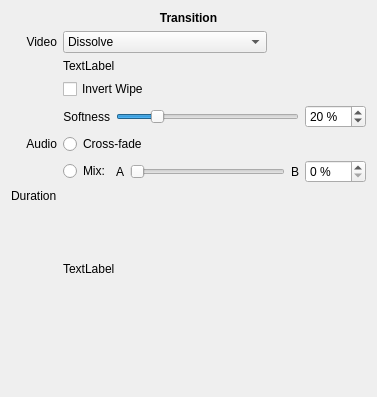
<?xml version="1.0" encoding="UTF-8"?>
<ui version="4.0">
 <class>LumaMixTransition</class>
 <widget class="QWidget" name="LumaMixTransition">
  <property name="geometry">
   <rect>
    <x>0</x>
    <y>0</y>
    <width>377</width>
    <height>397</height>
   </rect>
  </property>
  <property name="windowTitle">
   <string>Form</string>
  </property>
  <layout class="QVBoxLayout" name="verticalLayout">
   <item>
    <widget class="QLabel" name="label_2">
     <property name="font">
      <font>
       <weight>75</weight>
       <bold>true</bold>
      </font>
     </property>
     <property name="text">
      <string>Transition</string>
     </property>
     <property name="alignment">
      <set>Qt::AlignCenter</set>
     </property>
    </widget>
   </item>
   <item>
    <layout class="QGridLayout" name="gridLayout">
     <item row="0" column="0">
      <widget class="QLabel" name="label">
       <property name="text">
        <string>Video</string>
       </property>
       <property name="alignment">
        <set>Qt::AlignRight|Qt::AlignTrailing|Qt::AlignVCenter</set>
       </property>
      </widget>
     </item>
     <item row="0" column="1">
      <layout class="QHBoxLayout" name="horizontalLayout" stretch="0,1">
       <item>
        <widget class="QComboBox" name="lumaCombo">
         <property name="sizePolicy">
          <sizepolicy hsizetype="MinimumExpanding" vsizetype="Fixed">
           <horstretch>0</horstretch>
           <verstretch>0</verstretch>
          </sizepolicy>
         </property>
         <item>
          <property name="text">
           <string>Dissolve</string>
          </property>
         </item>
         <item>
          <property name="text">
           <string>Cut</string>
          </property>
         </item>
         <item>
          <property name="text">
           <string>Bar Horizontal</string>
          </property>
         </item>
         <item>
          <property name="text">
           <string>Bar Vertical</string>
          </property>
         </item>
         <item>
          <property name="text">
           <string>Barn Door Horizontal</string>
          </property>
         </item>
         <item>
          <property name="text">
           <string>Barn Door Vertical</string>
          </property>
         </item>
         <item>
          <property name="text">
           <string>Barn Door Diagonal SW-NE</string>
          </property>
         </item>
         <item>
          <property name="text">
           <string>Barn Door Diagonal NW-SE</string>
          </property>
         </item>
         <item>
          <property name="text">
           <string>Diagonal Top Left</string>
          </property>
         </item>
         <item>
          <property name="text">
           <string>Diagonal Top Right</string>
          </property>
         </item>
         <item>
          <property name="text">
           <string>Matrix Waterfall Horizontal</string>
          </property>
         </item>
         <item>
          <property name="text">
           <string>Matrix Waterfall Vertical</string>
          </property>
         </item>
         <item>
          <property name="text">
           <string>Matrix Snake Horizontal</string>
          </property>
         </item>
         <item>
          <property name="text">
           <string>Matrix Snake Parallel Horizontal</string>
          </property>
         </item>
         <item>
          <property name="text">
           <string>Matrix Snake Vertical</string>
          </property>
         </item>
         <item>
          <property name="text">
           <string>Matrix Snake Parallel Vertical</string>
          </property>
         </item>
         <item>
          <property name="text">
           <string>Barn V Up</string>
          </property>
         </item>
         <item>
          <property name="text">
           <string>Iris Circle</string>
          </property>
         </item>
         <item>
          <property name="text">
           <string>Double Iris</string>
          </property>
         </item>
         <item>
          <property name="text">
           <string>Iris Box</string>
          </property>
         </item>
         <item>
          <property name="text">
           <string>Box Bottom Right</string>
          </property>
         </item>
         <item>
          <property name="text">
           <string>Box Bottom Left</string>
          </property>
         </item>
         <item>
          <property name="text">
           <string>Box Right Center</string>
          </property>
         </item>
         <item>
          <property name="text">
           <string>Clock Top</string>
          </property>
         </item>
        </widget>
       </item>
       <item>
        <spacer name="horizontalSpacer">
         <property name="orientation">
          <enum>Qt::Horizontal</enum>
         </property>
         <property name="sizeHint" stdset="0">
          <size>
           <width>40</width>
           <height>20</height>
          </size>
         </property>
        </spacer>
       </item>
      </layout>
     </item>
     <item row="2" column="1">
      <widget class="QCheckBox" name="invertCheckBox">
       <property name="toolTip">
        <string>Swap the appearance of the A and B clips</string>
       </property>
       <property name="text">
        <string>Invert Wipe</string>
       </property>
      </widget>
     </item>
     <item row="4" column="0">
      <widget class="QLabel" name="label_4">
       <property name="text">
        <string>Audio</string>
       </property>
       <property name="alignment">
        <set>Qt::AlignRight|Qt::AlignTrailing|Qt::AlignVCenter</set>
       </property>
      </widget>
     </item>
     <item row="1" column="1">
      <widget class="QLabel" name="customLumaLabel">
       <property name="text">
        <string>TextLabel</string>
       </property>
      </widget>
     </item>
     <item row="3" column="1">
      <layout class="QHBoxLayout" name="horizontalLayout_2">
       <item>
        <widget class="QLabel" name="softnessLabel">
         <property name="text">
          <string>Softness</string>
         </property>
         <property name="alignment">
          <set>Qt::AlignRight|Qt::AlignTrailing|Qt::AlignVCenter</set>
         </property>
         <property name="wordWrap">
          <bool>true</bool>
         </property>
        </widget>
       </item>
       <item>
        <widget class="QSlider" name="softnessSlider">
         <property name="toolTip">
          <string>Change the softness of the edge of the wipe</string>
         </property>
         <property name="maximum">
          <number>100</number>
         </property>
         <property name="value">
          <number>20</number>
         </property>
         <property name="orientation">
          <enum>Qt::Horizontal</enum>
         </property>
        </widget>
       </item>
       <item>
        <widget class="QSpinBox" name="softnessSpinner">
         <property name="suffix">
          <string> %</string>
         </property>
         <property name="maximum">
          <number>100</number>
         </property>
         <property name="value">
          <number>20</number>
         </property>
        </widget>
       </item>
      </layout>
     </item>
     <item row="5" column="1">
      <layout class="QHBoxLayout" name="horizontalLayout_4" stretch="0,0,1,0,0">
       <item>
        <widget class="QRadioButton" name="mixRadioButton">
         <property name="toolTip">
          <string>Do not alter the audio levels during the
course of the transition. Instead, set a
fixed mixing level, or choose only clip A's
audio (0%) or clip B's audio (100%).</string>
         </property>
         <property name="text">
          <string>Mix:</string>
         </property>
         <attribute name="buttonGroup">
          <string notr="true">buttonGroup</string>
         </attribute>
        </widget>
       </item>
       <item>
        <widget class="QLabel" name="label_6">
         <property name="text">
          <string>A</string>
         </property>
        </widget>
       </item>
       <item>
        <widget class="QSlider" name="mixSlider">
         <property name="maximum">
          <number>100</number>
         </property>
         <property name="orientation">
          <enum>Qt::Horizontal</enum>
         </property>
        </widget>
       </item>
       <item>
        <widget class="QLabel" name="label_7">
         <property name="text">
          <string>B</string>
         </property>
        </widget>
       </item>
       <item>
        <widget class="QSpinBox" name="mixSpinner">
         <property name="suffix">
          <string> %</string>
         </property>
         <property name="maximum">
          <number>100</number>
         </property>
        </widget>
       </item>
      </layout>
     </item>
     <item row="6" column="0">
      <widget class="QLabel" name="label_3">
       <property name="text">
        <string>Duration</string>
       </property>
      </widget>
     </item>
     <item row="4" column="1">
      <layout class="QHBoxLayout" name="horizontalLayout_3">
       <item>
        <widget class="QRadioButton" name="crossfadeRadioButton">
         <property name="toolTip">
          <string>Automatically fade-out the audio of clip A
and fade-in the audio of clip B over the
duration of the transition.</string>
         </property>
         <property name="text">
          <string>Cross-fade</string>
         </property>
         <attribute name="buttonGroup">
          <string notr="true">buttonGroup</string>
         </attribute>
        </widget>
       </item>
      </layout>
     </item>
     <item row="6" column="1">
      <layout class="QHBoxLayout" name="horizontalLayout_5"/>
     </item>
     <item row="7" column="1">
      <widget class="QLabel" name="label_preview">
       <property name="sizePolicy">
        <sizepolicy hsizetype="Fixed" vsizetype="Fixed">
         <horstretch>0</horstretch>
         <verstretch>0</verstretch>
        </sizepolicy>
       </property>
       <property name="minimumSize">
        <size>
         <width>160</width>
         <height>120</height>
        </size>
       </property>
       <property name="text">
        <string>TextLabel</string>
       </property>
      </widget>
     </item>
    </layout>
   </item>
   <item>
    <spacer name="verticalSpacer">
     <property name="orientation">
      <enum>Qt::Vertical</enum>
     </property>
     <property name="sizeHint" stdset="0">
      <size>
       <width>20</width>
       <height>20</height>
      </size>
     </property>
    </spacer>
   </item>
  </layout>
 </widget>
 <tabstops>
  <tabstop>lumaCombo</tabstop>
  <tabstop>invertCheckBox</tabstop>
  <tabstop>softnessSlider</tabstop>
  <tabstop>softnessSpinner</tabstop>
  <tabstop>crossfadeRadioButton</tabstop>
  <tabstop>mixSlider</tabstop>
  <tabstop>mixSpinner</tabstop>
 </tabstops>
 <resources/>
 <connections>
  <connection>
   <sender>softnessSlider</sender>
   <signal>valueChanged(int)</signal>
   <receiver>softnessSpinner</receiver>
   <slot>setValue(int)</slot>
   <hints>
    <hint type="sourcelabel">
     <x>147</x>
     <y>99</y>
    </hint>
    <hint type="destinationlabel">
     <x>299</x>
     <y>102</y>
    </hint>
   </hints>
  </connection>
  <connection>
   <sender>softnessSpinner</sender>
   <signal>valueChanged(int)</signal>
   <receiver>softnessSlider</receiver>
   <slot>setValue(int)</slot>
   <hints>
    <hint type="sourcelabel">
     <x>321</x>
     <y>113</y>
    </hint>
    <hint type="destinationlabel">
     <x>154</x>
     <y>109</y>
    </hint>
   </hints>
  </connection>
  <connection>
   <sender>mixSlider</sender>
   <signal>valueChanged(int)</signal>
   <receiver>mixSpinner</receiver>
   <slot>setValue(int)</slot>
   <hints>
    <hint type="sourcelabel">
     <x>197</x>
     <y>162</y>
    </hint>
    <hint type="destinationlabel">
     <x>282</x>
     <y>171</y>
    </hint>
   </hints>
  </connection>
  <connection>
   <sender>mixSpinner</sender>
   <signal>valueChanged(int)</signal>
   <receiver>mixSlider</receiver>
   <slot>setValue(int)</slot>
   <hints>
    <hint type="sourcelabel">
     <x>300</x>
     <y>160</y>
    </hint>
    <hint type="destinationlabel">
     <x>192</x>
     <y>159</y>
    </hint>
   </hints>
  </connection>
 </connections>
 <buttongroups>
  <buttongroup name="buttonGroup"/>
 </buttongroups>
</ui>
